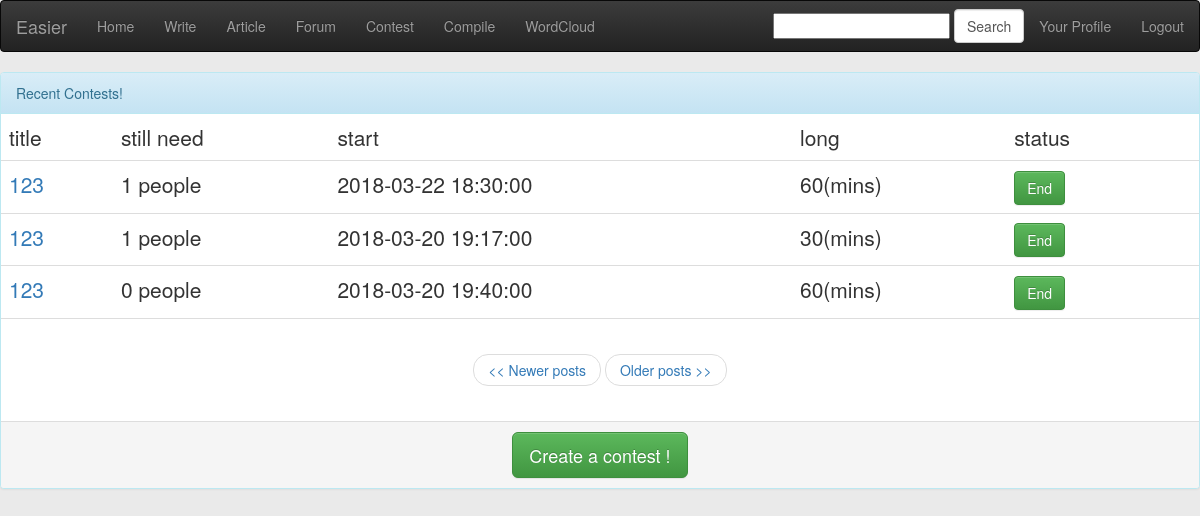
Page /contest (signed in) on the committed database.
### app/models.py (models this page shows)
class Game(db.Model):
    id = db.Column(db.Integer, primary_key=True)
    problem_title = db.Column(db.String(140))
    problem_description = db.Column(db.String(1400))
    timestamp = db.Column(db.DateTime)
    start_time = db.Column(db.DateTime)
    end_time = db.Column(db.DateTime)
    long_time = db.Column(db.Integer)
    attend_person = db.Column(db.Integer)
    max_person = db.Column(db.Integer)
    attenders = db.relationship('User', secondary=AttendGame,
                                backref=db.backref('games', lazy='dynamic'))

### app/views.py (the view, shortened to what this page needs)
@app.route('/contest', methods=['POST', 'GET'])
@app.route('/contest/<int:page>')
@login_required
def contest(page=1):
    form = Contest()
    games = Game.query.order_by(Game.timestamp.desc()).paginate(page, POSTS_PER_PAGE, False)
    return render_template('contest.html',
                           form=form,
                           games=games, datetime=datetime)

### app/forms.py
class SearchForm(Form):
    search = StringField('search', validators=[DataRequired()])

class Contest(Form):
    title = StringField('title', validators=[DataRequired()])
    body = TextAreaField('body', validators=[DataRequired()])
    st = DateTimeField('st', validators=[DataRequired()])
    choices1 = [('1', '30'), ('2', '60')]
    lt = SelectField('lt', choices=choices1)
    choices2 = [('1', '2'), ('2', '3')]
    mp = SelectField('mp', choices=choices2)

### app/views.py (called while the page is built)
@app.before_request
def before_request():
    g.user = current_user
    g.search_form = SearchForm()
    if g.user.is_authenticated:
        g.user.last_seen = datetime.utcnow()
        db.session.add(g.user)
        db.session.commit()

@lm.user_loader
def load_user(id):
    return User.query.get(int(id))

### app/templates/contest.html (shortened to what this page needs)
{% extends "base.html" %}
{% block content %}
<div class="panel panel-info">
    <div class="panel-heading">Recent Contests!</div>
    <table class="table">
        <tr class="lead">
            <td>title</td>
            <td>still need</td>
            <td>start</td>
            <td>long</td>
            <td>status</td>
        </tr>
        {% for c in games.items %}
            {% include 'game.html' %}
        {% endfor %}
    </table>
    <div class="panel-body">
        <nav>
            <ul class="pager">
                {% if games.has_prev %}<li><a href="{{ url_for('contest', page = games.prev_num) }}"><< Newer posts</a></li>{% else %}<li><a href="#"><< Newer posts</a></li>{% endif %}
                {% if games.has_next %}<li><a href="{{ url_for('contest', page = games.next_num) }}">Older posts >></a></li>{% else %}<li><a href="#">Older posts >></a></li>{% endif %}
            </ul>
        </nav>
    </div>
    <div class="panel-footer" align="center">
        <button type="button" class="btn btn-success btn-lg" data-toggle="modal" data-target="#myModal">
            Create a contest !
        </button>
    </div>
</div>
{% endblock %}

### app/templates/game.html (shortened to what this page needs)
<tr class="lead">
    <td><a href="{{ url_for('contest_detail', title=c.problem_title, gid = c.id) }}">{{ c.problem_title }}</a></td>
    <td>{{ c.max_person - c.attend_person}} people</td>
    <td>{{ c.start_time }}</td>
    <td>{{ c.long_time }}(mins)</td>
    <td>
        {% if datetime.now() > c.end_time %}
            <button type="button" class="btn btn-success">End</button>
        {% elif datetime.now() < c.start_time %}
            <button type="button" class="btn btn-info">Waiting</button>
        {% else %}
            <button type="button" class="btn btn-danger">Running</button>
        {% endif %}
    </td>
    <td>
    </td>
</tr>

### rows in the picture
Game: problem_title "123", c.max_person-c.attend_person "1", start_time "2018-03-22 18:30:00", long_time "60", shows "End"
Game: problem_title "123", c.max_person-c.attend_person "1", start_time "2018-03-20 19:17:00", long_time "30", shows "End"
Game: problem_title "123", c.max_person-c.attend_person "0", start_time "2018-03-20 19:40:00", long_time "60", shows "End"
